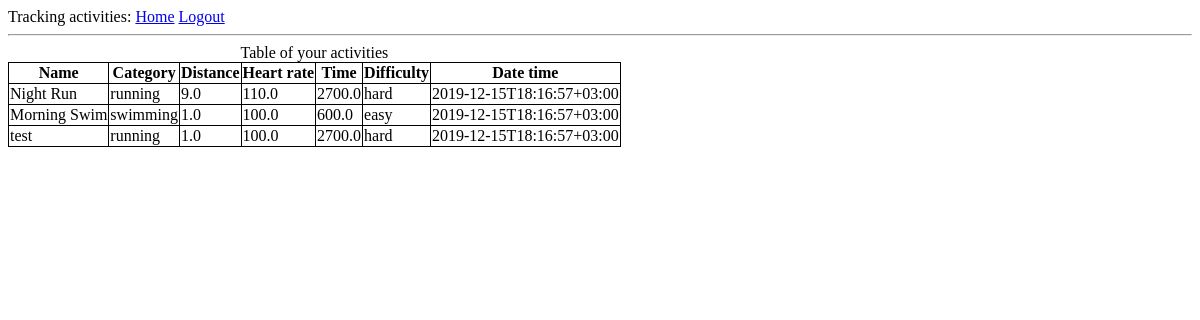
/user/activities (signed in), run on an earlier commit of the app's database.
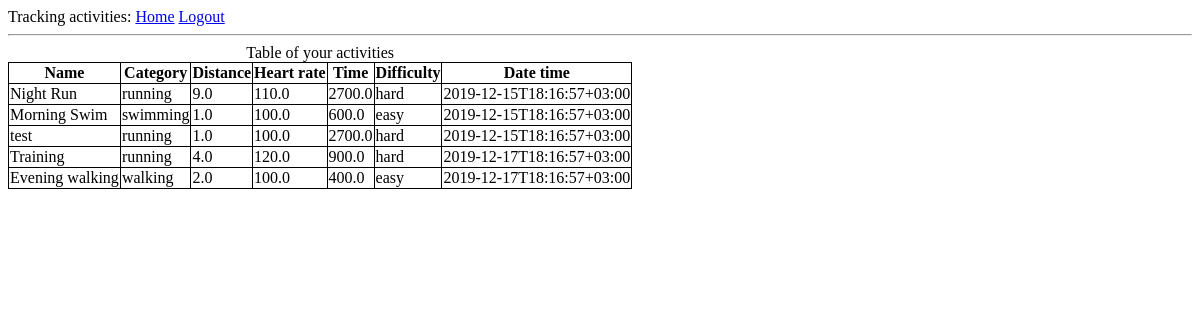
And on a later commit of the database.
### app/models.py (models this page shows)
class ActivityRecord(db.Model):
    id = db.Column(db.Integer, primary_key=True)
    name = db.Column(db.String(64))
    category = db.Column(db.String(64))
    distance = db.Column(db.Float)
    heart_rate = db.Column(db.Float)
    time = db.Column(db.Float)
    difficulty = db.Column(db.String(15))
    date_time = db.Column(db.String(40))
    user_id = db.Column(db.Integer, db.ForeignKey('user.id'))

### app/routes.py (the view)
@app.route('/user/activities', methods=['GET'])
@login_required
def table_activities():
    records = []
    for record in current_user.records:
        date_time = datetime.fromisoformat(record.date_time)
        elem = {
            "name": record.name,
            "category": record.category,
            "distance": record.distance,
            "heart_rate": record.heart_rate,
            "time": record.time,
            "difficulty": record.difficulty,
            "date_time": date_time.isoformat(timespec='seconds')
        }
        records.append(elem)
    return render_template('table_activities.html', title='Table activities', records=records)

### app/models.py (called while the page is built)
@login.user_loader
def load_user(id):
    return User.query.get(int(id))

### app/templates/table_activities.html
{% extends "base.html" %}
{% block content %}
    <table>
        <caption>Table of your activities</caption>
        <tr>
            <th>Name</th>
            <th>Category</th>
            <th>Distance</th>
            <th>Heart rate</th>
            <th>Time</th>
            <th>Difficulty</th>
            <th>Date time</th>
        </tr>
        {% for record in records %}
            <tr>
                <td>{{ record.name }}</td>
                <td>{{ record.category }}</td>
                <td>{{ record.distance }}</td>
                <td>{{ record.heart_rate }}</td>
                <td>{{ record.time }}</td>
                <td>{{ record.difficulty }}</td>
                <td>{{ record.date_time }}</td>
            </tr>
        {% endfor %}
    </table>
{% endblock %}

### app/templates/base.html (shortened to what this page needs)
<html>
    <head>
        <link rel="stylesheet" type="text/css" href="/static/style.css">
    </head>
    <body>
        <div>
            Tracking activities:
            <a href="{{ url_for('index') }}">Home</a>
            {% if current_user.is_anonymous %}
            <a href="{{ url_for('login') }}">Login</a>
            {% else %}
            <a href="{{ url_for('logout') }}">Logout</a>
            {% endif %}
        </div>
        <hr>
        {% block content %}{% endblock %}
    </body>
</html>

### app/static/style.css (style rules this page uses)
table, th, td { border: 1px solid black; border-collapse: collapse; }
td { vertical-align: middle }

What changed in the data, as far as the page shows it:
added ActivityRecord: name "Training", category "running", distance "4.0", heart_rate "120.0", time "900.0", difficulty "hard", date_time "2019-12-17T18:16:57+03:00"
added ActivityRecord: name "Evening walking", category "walking", distance "2.0", heart_rate "100.0", time "400.0", difficulty "easy", date_time "2019-12-17T18:16:57+03:00"
